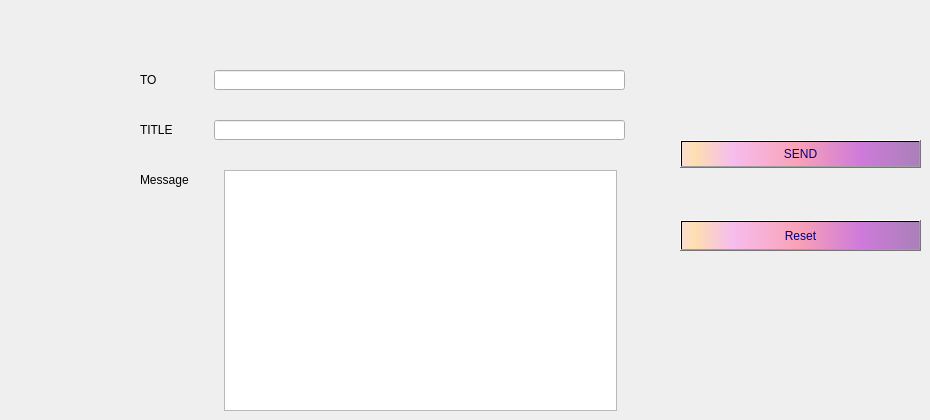
          <widget class="QWidget" name="tab_2">
           <attribute name="title">
            <string>message</string>
           </attribute>
           <widget class="QLineEdit" name="subject">
            <property name="geometry">
             <rect>
              <x>214</x>
              <y>120</y>
              <width>411</width>
              <height>20</height>
             </rect>
            </property>
           </widget>
           <widget class="QPushButton" name="reset_3">
            <property name="geometry">
             <rect>
              <x>680</x>
              <y>220</y>
              <width>241</width>
              <height>31</height>
             </rect>
            </property>
            <property name="styleSheet">
             <string notr="true">background-color: qlineargradient(spread:pad, x1:1, y1:0, x2:1, y2:0, stop:0.919598 rgba(255, 0, 111, 255), stop:0.98 rgba(0, 0, 0, 255), stop:1 rgba(235, 148, 61, 255));
color: rgb(0, 0, 127);
background-color: qlineargradient(spread:pad, x1:0, y1:0, x2:1, y2:0, stop:0.0100503 rgba(252, 222, 204, 255), stop:0.0502513 rgba(254, 223, 175, 255), stop:0.211055 rgba(246, 189, 237, 255), stop:0.487437 rgba(249, 162, 183, 255), stop:0.753769 rgba(206, 122, 218, 255), stop:1 rgba(170, 128, 185, 255));</string>
            </property>
            <property name="text">
             <string>Reset</string>
            </property>
            <property name="icon">
             <iconset>
              <normaloff>:/reset.png</normaloff>:/reset.png</iconset>
            </property>
            <property name="iconSize">
             <size>
              <width>25</width>
              <height>30</height>
             </size>
            </property>
           </widget>
           <widget class="QLineEdit" name="rcpt">
            <property name="geometry">
             <rect>
              <x>214</x>
              <y>70</y>
              <width>411</width>
              <height>20</height>
             </rect>
            </property>
           </widget>
           <widget class="QLabel" name="label">
            <property name="geometry">
             <rect>
              <x>140</x>
              <y>70</y>
              <width>61</width>
              <height>20</height>
             </rect>
            </property>
            <property name="text">
             <string>TO</string>
            </property>
           </widget>
           <widget class="QLabel" name="label_8">
            <property name="geometry">
             <rect>
              <x>140</x>
              <y>170</y>
              <width>61</width>
              <height>20</height>
             </rect>
            </property>
            <property name="text">
             <string>Message</string>
            </property>
           </widget>
           <widget class="QPushButton" name="send_mail">
            <property name="geometry">
             <rect>
              <x>680</x>
              <y>140</y>
              <width>241</width>
              <height>28</height>
             </rect>
            </property>
            <property name="styleSheet">
             <string notr="true">background-color: qlineargradient(spread:pad, x1:1, y1:0, x2:1, y2:0, stop:0.919598 rgba(255, 0, 111, 255), stop:0.98 rgba(0, 0, 0, 255), stop:1 rgba(235, 148, 61, 255));
color: rgb(0, 0, 127);
background-color: qlineargradient(spread:pad, x1:0, y1:0, x2:1, y2:0, stop:0.0100503 rgba(252, 222, 204, 255), stop:0.0502513 rgba(254, 223, 175, 255), stop:0.211055 rgba(246, 189, 237, 255), stop:0.487437 rgba(249, 162, 183, 255), stop:0.753769 rgba(206, 122, 218, 255), stop:1 rgba(170, 128, 185, 255));</string>
            </property>
            <property name="text">
             <string>SEND</string>
            </property>
            <property name="icon">
             <iconset>
              <normaloff>:/send.png</normaloff>:/send.png</iconset>
            </property>
            <property name="iconSize">
             <size>
              <width>30</width>
              <height>16</height>
             </size>
            </property>
           </widget>
           <widget class="QPlainTextEdit" name="msg">
            <property name="geometry">
             <rect>
              <x>224</x>
              <y>170</y>
              <width>393</width>
              <height>241</height>
             </rect>
            </property>
            <property name="styleSheet">
             <string notr="true">QLineEdit {
padding: 1px;
border-style: solid;
border: 2px solid gray;
border-radius: 8px;
background-color: rgb(255, 255, 255);
border:2px solid #000;
}</string>
            </property>
           </widget>
           <widget class="QLabel" name="label_2">
            <property name="geometry">
             <rect>
              <x>140</x>
              <y>120</y>
              <width>61</width>
              <height>20</height>
             </rect>
            </property>
            <property name="text">
             <string>TITLE</string>
            </property>
           </widget>
          </widget>
